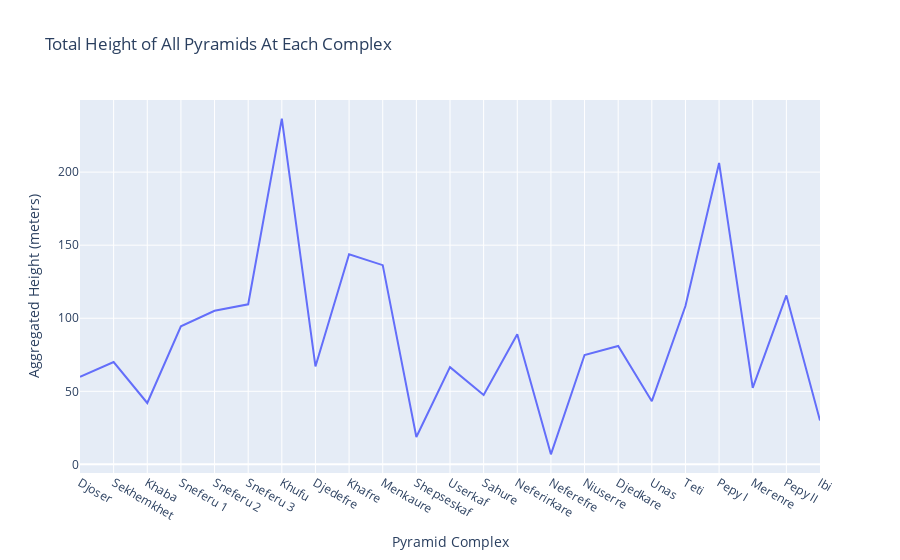

Notebook cell for this chart:
### Code cell
complex_heights = tl.groupby('pyramid_complex', sort=False, as_index=False)['height'].sum()

line_heights_fig = px.line(
    complex_heights,
    x='pyramid_complex',
    y='height',
    title='Total Height of All Pyramids At Each Complex',
    labels={
        'pyramid_complex': 'Pyramid Complex',
        'height': 'Aggregated Height (meters)'
    }
)
line_heights_fig.update_traces(
    hovertemplate='<br>'.join([
        'Pyramid Complex: %{x}',
        'Aggregated Height: %{y} m'
    ])
)
line_heights_fig.show()

### Figure 1 — Plotly figure (JSON) as saved in the notebook; plotly's stock layout.template omitted (floating-point values rounded to 4 significant figures)
{"data": [{"hovertemplate": "Pyramid Complex: %{x}<br>Aggregated Height: %{y} m", "legendgroup": "", "line": {"color": "#636efa", "dash": "solid"}, "marker": {"symbol": "circle"}, "mode": "lines", "name": "", "orientation": "v", "showlegend": false, "type": "scatter", "x": ["Djoser", "Sekhemkhet", "Khaba", "Sneferu 1", "Sneferu 2", "Sneferu 3", "Khufu", "Djedefre", "Khafre", "Menkaure", "Shepseskaf", "Userkaf", "Sahure", "Neferirkare", "Neferefre", "Niuserre", "Djedkare", "Unas", "Teti", "Pepy I", "Merenre", "Pepy II", "Ibi"], "xaxis": "x", "y": [59.9, 70, 42, 94.5, 105.1, 109.5, 236.6, 67, 143.8, 136.3, 18.7, 66.5, 47.5, 89, 6.85, 74.82, 81, 43.23, 108.4, 206.3, 52.4, 115.6, 30], "yaxis": "y"}], "layout": {"legend": {"tracegroupgap": 0}, "title": {"text": "Total Height of All Pyramids At Each Complex"}, "xaxis": {"anchor": "y", "domain": [0, 1], "title": {"text": "Pyramid Complex"}}, "yaxis": {"anchor": "x", "domain": [0, 1], "title": {"text": "Aggregated Height (meters)"}}}}
